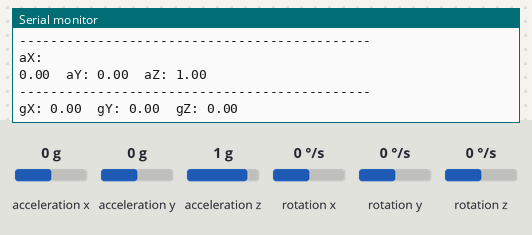
Bench run of a sketch on a simulated Arduino Nano 33 IoT. Parts: the last lines printed to the serial monitor. The inputs (shaded band) are chosen by the test bench; at power-on: acceleration x 0 g, acceleration y 0 g, acceleration z 1 g, rotation x 0 °/s, rotation y 0 °/s, rotation z 0 °/s. WiFi joins after 1.5 s; servers stay silent unless stated; no MQTT or app messages arrive unless stated.

Above: at 3.7 s.
3.8 s: acceleration x set to -1.4 g
5.4 s: acceleration y set to -1.4 g
At 6.7 s:
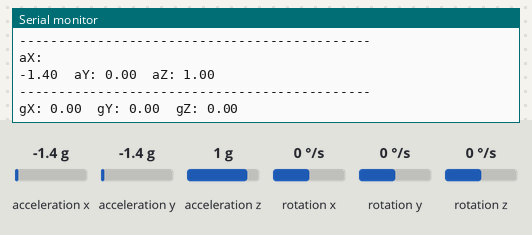
7.0 s: acceleration z set to -1.4 g
At 8.4 s:
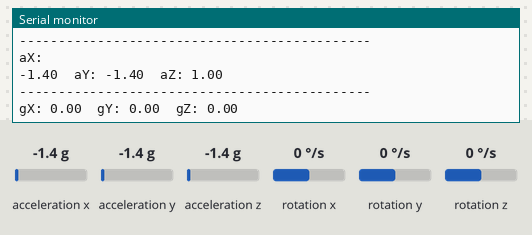
8.6 s: rotation x set to -192 °/s
At 10.1 s:
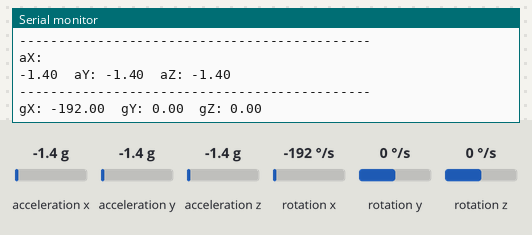
10.2 s: rotation y set to -192 °/s
At 12.6 s:
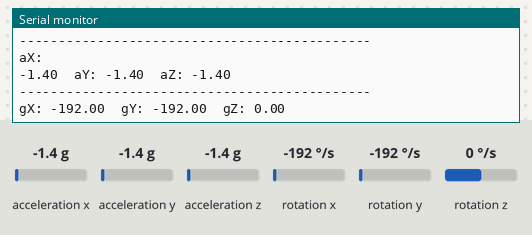

Measured:
- after the input at 8.6 s, the serial monitor: prints a new line after 1.3 s (image 3)
- after the input at 10.2 s, the serial monitor: prints a new line after 1.8 s (image 4)

The sketch:

IMU_acceleration.ino
```cpp
#include <Arduino_LSM6DS3.h>
#include <WiFiNINA.h>
#include <PubSubClient.h>

// Wi-Fi credentials
const char* ssid = "BSNL FTTH";
const char* password = "ihatemyself";

// MQTT broker configuration
const char* mqttBroker = "35.244.35.92";
const int mqttPort = 1883;
const char* mqttClientId = "nano33";
const char* mqttTopic = "sensor/data";

WiFiClient wifiClient;
PubSubClient mqttClient(wifiClient);

float prevX = 0.0, prevY = 0.0, prevZ = 0.0, prevA = 0.0, prevB = 0.0, prevC = 0.0;
const float threshold = 0.75; // Adjust the threshold value as needed

float aX, aY, aZ;
float gX, gY, gZ;

void setup() {
  Serial.begin(9600);
  while (!Serial) {
    ; // wait for serial port to connect. Needed for native USB port only
  }
  if (!IMU.begin()) {
    Serial.println("Failed to initialize IMU!");
    while (true); // halt program
  }
  Serial.println("IMU initialized!");
  connectToWiFi();
  connectToMQTT();
}

void loop() {

  const char * spacer = ", ";

  if (
    IMU.accelerationAvailable()
    && IMU.gyroscopeAvailable()
  ) {
    IMU.readAcceleration(aX, aY, aZ);
    IMU.readGyroscope(gX, gY, gZ);
    // Serial.print(aX); Serial.print(spacer);
    // Serial.print(aY); Serial.print(spacer);
    // Serial.print(aZ); Serial.print(spacer);
    // Serial.print(gX); Serial.print(spacer);
    // Serial.print(gY); Serial.print(spacer);
    // Serial.println(gZ);
    delay(1000);
  }

    // Check for changes in acceleration values
  if (abs(aX - prevX) > threshold ||
      abs(aY - prevY) > threshold ||
      abs(aZ - prevZ) > threshold ||
      abs(gX - prevA) > threshold ||
      abs(gY - prevB) > threshold ||
      abs(gZ - prevC) > threshold) {
        Serial.println("Vibration detected!");
        Serial.println("---------------------------------------------");
        Serial.println("aX: ");
        Serial.print(aX);
        Serial.print("  aY: ");
        Serial.print(aY);
        Serial.print("  aZ: ");
        Serial.println(aZ);
        Serial.println("---------------------------------------------");
        Serial.print("gX: ");
        Serial.print(gX);
        Serial.print("  gY: ");
        Serial.print(gY);
        Serial.print("  gZ: ");
        Serial.println(gZ);
         //Read sensor data
        String sensorData = readSensorData();

        // Publish data to MQTT topic
        mqttClient.publish(mqttTopic, String(sensorData).c_str());
        delay(1000); // Adjust delay as needed
  }

  // Update previous values
  prevX = aX;
  prevY = aY;
  prevZ = aZ;
  prevA = gX;
  prevB = gY;
  prevC = gZ;

  delay(100); // Adjust delay as needed

  // if (!mqttClient.connected()){
  //   reconnectMQTT();
  // }
  // mqttClient.loop();

}

String readSensorData() {
  char data[50]; // Create a temporary char array to hold the concatenated string

  // Concatenate the float values with '#' delimiter
  snprintf(data, sizeof(data), "#%.2f#%.2f#%.2f#%.2f#%.2f#%.2f", aX, aY, aZ, gX, gY, gZ);

  return String(data); // Convert the char array to a String object and return it
}

void connectToWiFi() {
  Serial.print("Connecting to Wi-Fi...");
  while (WiFi.status() != WL_CONNECTED) {
    WiFi.begin(ssid, password);
    delay(1000);
  }
  Serial.println("Connected to Wi-Fi!");
}

void connectToMQTT() {
  Serial.print("Connecting to MQTT broker...");
  mqttClient.setServer(mqttBroker, mqttPort);
  while (!mqttClient.connected()) {
    if (mqttClient.connect(mqttClientId)) {
      Serial.println("Connected to MQTT broker!");
    } else {
      Serial.print("Failed to connect to MQTT broker. Retrying...");
      delay(1000);
    }
  }
}
```
